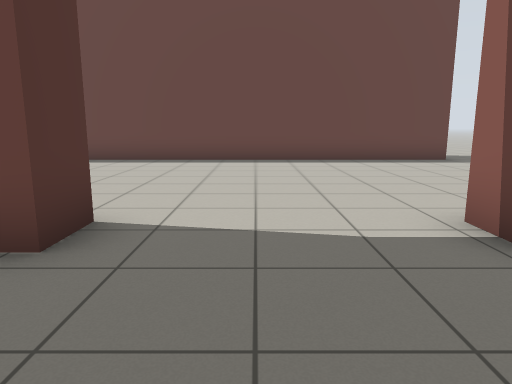
view 1 (above)

13 first-person views from a walk through a robot-simulator world made for Gazebo. The camera is 1 m above the floor, tilts 10° down and sees 70° across. The floor is counted in squares, 1 m on a side. Each view is taken from the middle of a square. On the plan, view 1 faces up. The plan holds only what a view shows up to about 13 squares ahead; the rest is blank. The place goes on beyond the plan. Simple patterns stand in for the simulator's built-in surfaces. Some stock models are drawn as simple stand-ins.

view 2
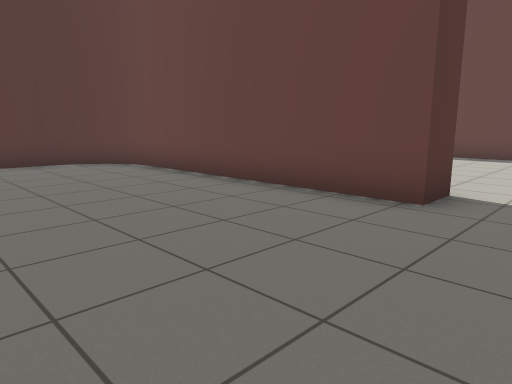

view 3
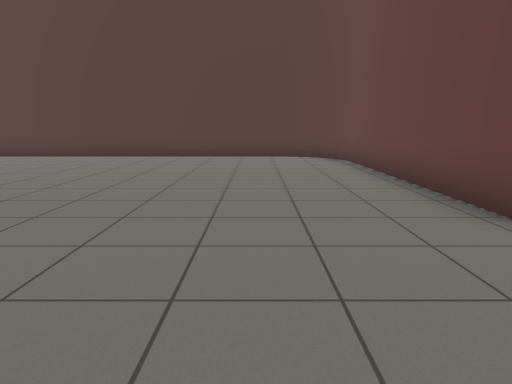

view 4
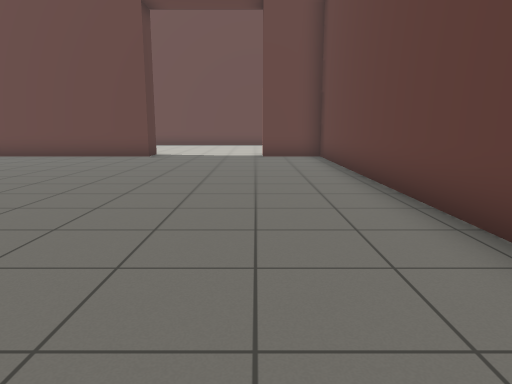

view 5
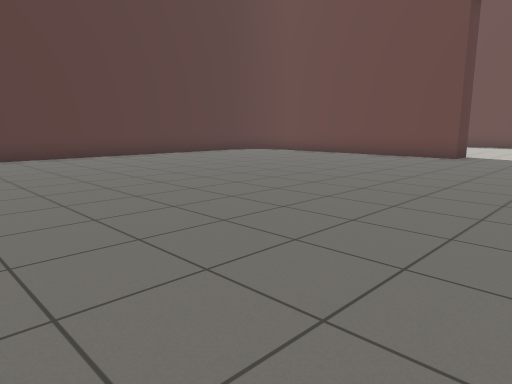

view 6
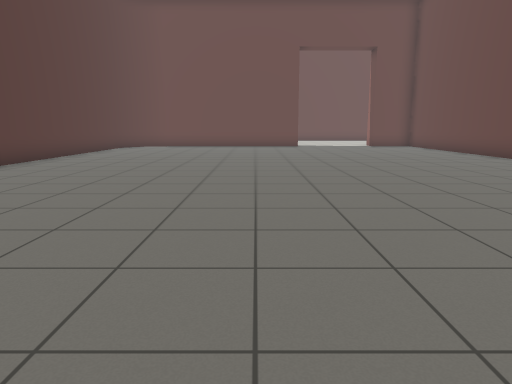

view 7
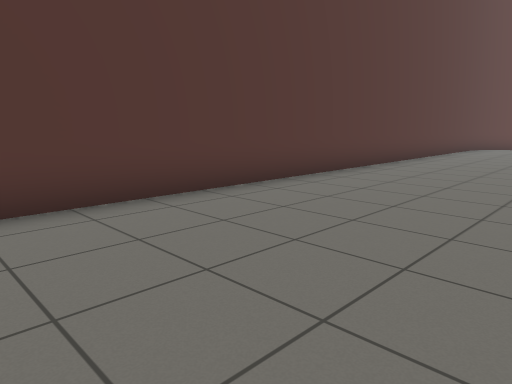

view 8
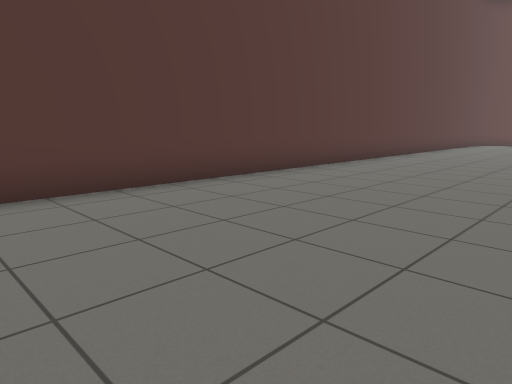

view 9
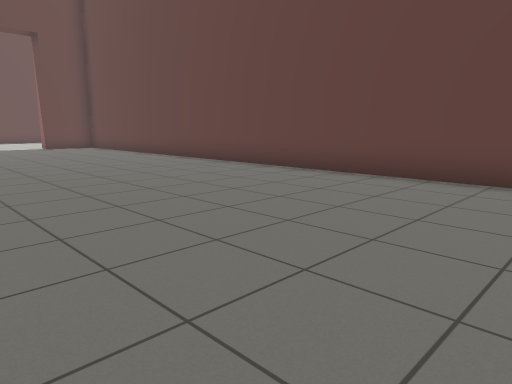

view 10
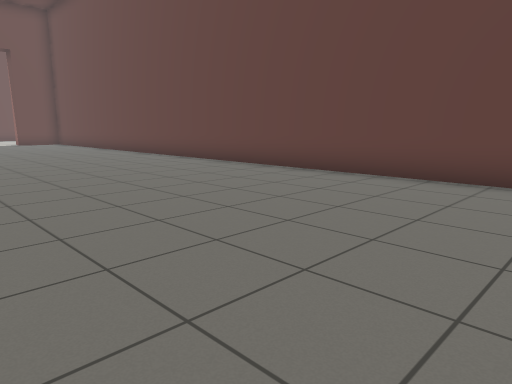

view 11
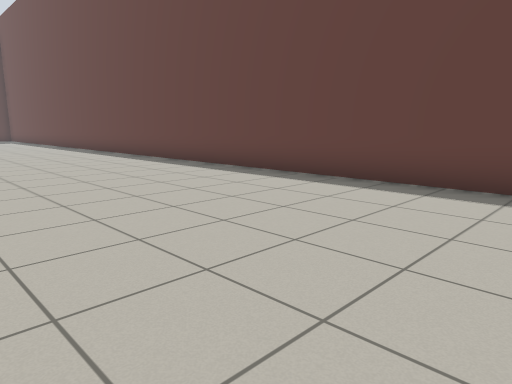

view 12
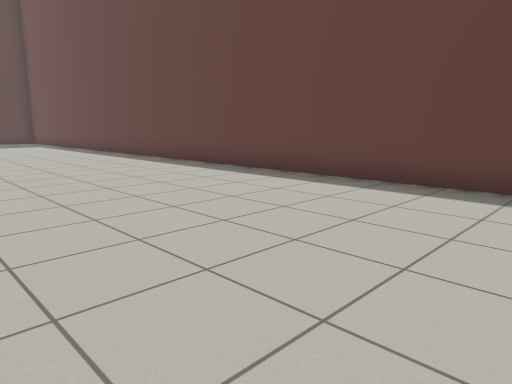

view 13
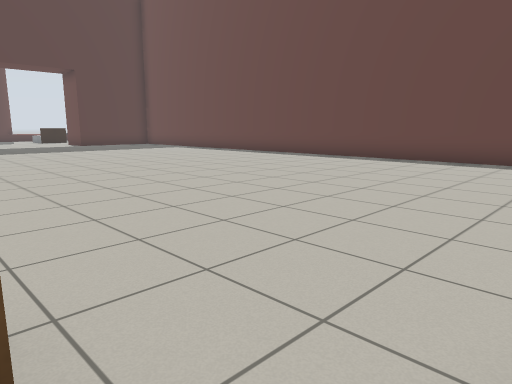

### Floor plan
Points are (right, up) in squares from view 1. A wall is a line through its corners. A room is listed if a view was taken in it or the views show most of it. See-through windows are left out.
Room 1 (views 1, 2, 3, 4, 5, 6, 7, 8, 9, 10)
walls: (-10.6, 1.5) (-10.7, 1); (-1.7, 3.9) (-1.7, 2.8) (-9.1, 2.8); (4.3, -19.8) (4.3, 2.8) (2.3, 2.8) (2.3, 3.9); (-10.5, 1.8) (-10.7, 1.2) (-10.7, -20.1); (-8.9, 2.8) (-9.6, 2.7) (-10.1, 2.3)
ways out: opening at (0.5, 4.2) to room 2
Room 2 (views 11, 12, 13)
walls: (6, 11.5) (-19.4, 11.5)
ways out: opening at (0.5, 4.2) to room 1
objects: table (-14, -1) to (-13, 0)

Positions as (right, up) in squares from view 1, and headings:
1: (0, 0), facing up
2: (0, -2), facing up-left
3: (2, 0), facing left
4: (2, -10), facing up
5: (2, -10), facing up-left
6: (-4, -17), facing up
7: (-6, -17), facing up-left
8: (-5, -21), facing up-left
9: (-3, -16), facing up-right
10: (-3, -21), facing up-right
11: (-1, 5), facing up-left
12: (-7, 5), facing up-left
13: (-12, 0), facing up-left
